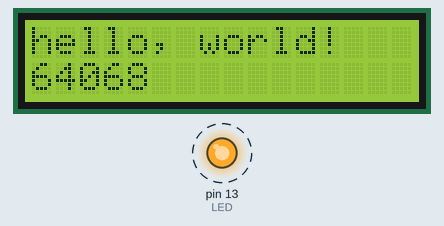
Simulated run of this sketch. Board: Arduino Uno, built with avr-gcc and run on an emulated ATmega328P. Parts: 16×2 character LCD, output pins drawn as LEDs (lit = HIGH). Dashed ring = blinking.

Above: at 0.1 s.
At 9.1 s:
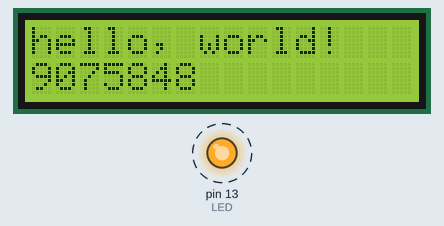
At 19.1 s:
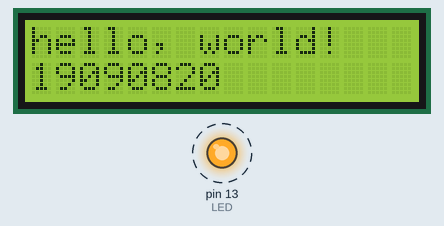
At 38.7 s:
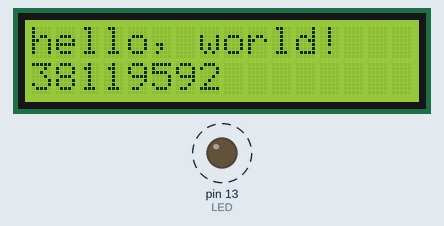
Timing chart, 0 to 40.0 s (numbered marks = the images above):
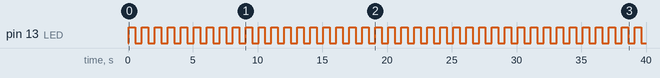

The sketch:

speedometer.ino
```cpp
/* speedometer.ino
   Rodney Price, May 2017
   Measure the velocity of a potato as it leaves the potato gun barrel.
*/


#include <avr/interrupt.h>
#include <avr/power.h>
#include <avr/sleep.h>
#include <avr/io.h>

#include <LiquidCrystal.h>

#define LED 13

// initialize the library with the numbers of the interface pins
LiquidCrystal lcd(12, 11, 5, 4, 3, 2);

volatile boolean triggered;

ISR (ANALOG_COMP_vect) {
  triggered = true;
}

void setup () {
  pinMode(LED, OUTPUT);
  // set up the LCD's number of columns and rows:
  lcd.begin(16, 2);
  // Print a message to the LCD.
  lcd.print("hello, world!");

  /* Serial.begin (115200); */
  /* Serial.println ("Started."); */
  ADCSRB = 0;           // (Disable) ACME: Analog Comparator Multiplexer Enable
  ACSR = bit (ACI)      // (Clear) Analog Comparator Interrupt Flag
    | bit (ACIE)        // Analog Comparator Interrupt Enable
    | bit (ACIS1);      // ACIS1, ACIS0: Analog Comparator Interrupt Mode Select (trigger on falling edge)
}

void loop() {
  // set the cursor to column 0, line 1
  // (note: line 1 is the second row, since counting begins with 0):
  lcd.setCursor(0, 1);
  // print the number of seconds since reset:
  lcd.print(micros());
  digitalWrite(LED, HIGH);
  delay(500);
  digitalWrite(LED, LOW);
  delay(500);
  if (triggered) {
    Serial.println ("Triggered!");
    triggered = false;
  }
}
```

Measured:
- by itself, pin 13 (LED): alternates HIGH for 0.50 s and LOW for 0.50 s
- what the display in image 1 shows lasts 1.0 s, from 9.1 s to 10.1 s
